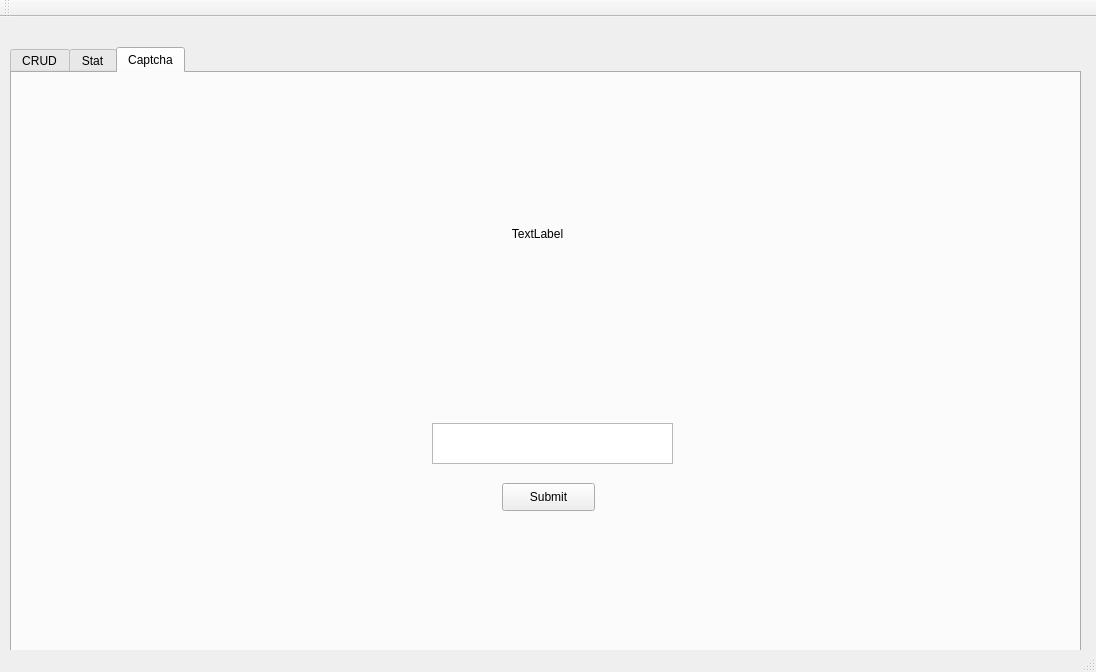
<?xml version="1.0" encoding="UTF-8"?>
<ui version="4.0">
 <class>MainWindow</class>
 <widget class="QMainWindow" name="MainWindow">
  <property name="geometry">
   <rect>
    <x>0</x>
    <y>0</y>
    <width>1096</width>
    <height>672</height>
   </rect>
  </property>
  <property name="windowTitle">
   <string>Gestion des Clients</string>
  </property>
  <widget class="QWidget" name="centralWidget">
   <widget class="QTabWidget" name="tabWidget">
    <property name="geometry">
     <rect>
      <x>10</x>
      <y>30</y>
      <width>1071</width>
      <height>611</height>
     </rect>
    </property>
    <property name="currentIndex">
     <number>2</number>
    </property>
    <widget class="QWidget" name="tab">
     <attribute name="title">
      <string>CRUD</string>
     </attribute>
     <widget class="QTableView" name="tableView">
      <property name="geometry">
       <rect>
        <x>470</x>
        <y>10</y>
        <width>591</width>
        <height>451</height>
       </rect>
      </property>
     </widget>
     <widget class="QGroupBox" name="groupBox">
      <property name="geometry">
       <rect>
        <x>40</x>
        <y>20</y>
        <width>311</width>
        <height>331</height>
       </rect>
      </property>
      <property name="title">
       <string>Ajouter Jeux</string>
      </property>
      <widget class="QLabel" name="label">
       <property name="geometry">
        <rect>
         <x>10</x>
         <y>40</y>
         <width>47</width>
         <height>13</height>
        </rect>
       </property>
       <property name="text">
        <string>id</string>
       </property>
      </widget>
      <widget class="QLabel" name="label_2">
       <property name="geometry">
        <rect>
         <x>10</x>
         <y>80</y>
         <width>47</width>
         <height>13</height>
        </rect>
       </property>
       <property name="text">
        <string>cin</string>
       </property>
      </widget>
      <widget class="QLabel" name="label_3">
       <property name="geometry">
        <rect>
         <x>10</x>
         <y>146</y>
         <width>61</width>
         <height>20</height>
        </rect>
       </property>
       <property name="text">
        <string>prenom</string>
       </property>
      </widget>
      <widget class="QLineEdit" name="lineid">
       <property name="geometry">
        <rect>
         <x>190</x>
         <y>40</y>
         <width>113</width>
         <height>20</height>
        </rect>
       </property>
      </widget>
      <widget class="QLineEdit" name="linecin">
       <property name="geometry">
        <rect>
         <x>190</x>
         <y>80</y>
         <width>113</width>
         <height>20</height>
        </rect>
       </property>
      </widget>
      <widget class="QLabel" name="label_4">
       <property name="geometry">
        <rect>
         <x>10</x>
         <y>190</y>
         <width>151</width>
         <height>16</height>
        </rect>
       </property>
       <property name="text">
        <string>mail</string>
       </property>
      </widget>
      <widget class="QLabel" name="label_5">
       <property name="geometry">
        <rect>
         <x>10</x>
         <y>230</y>
         <width>81</width>
         <height>16</height>
        </rect>
       </property>
       <property name="text">
        <string>num</string>
       </property>
      </widget>
      <widget class="QLineEdit" name="linenom">
       <property name="geometry">
        <rect>
         <x>190</x>
         <y>110</y>
         <width>113</width>
         <height>20</height>
        </rect>
       </property>
      </widget>
      <widget class="QLineEdit" name="lineprenom">
       <property name="geometry">
        <rect>
         <x>190</x>
         <y>150</y>
         <width>113</width>
         <height>20</height>
        </rect>
       </property>
      </widget>
      <widget class="QLineEdit" name="linemail">
       <property name="geometry">
        <rect>
         <x>190</x>
         <y>190</y>
         <width>113</width>
         <height>20</height>
        </rect>
       </property>
      </widget>
      <widget class="QLabel" name="label_7">
       <property name="geometry">
        <rect>
         <x>10</x>
         <y>110</y>
         <width>47</width>
         <height>13</height>
        </rect>
       </property>
       <property name="text">
        <string>nom</string>
       </property>
      </widget>
      <widget class="QLineEdit" name="linenum">
       <property name="geometry">
        <rect>
         <x>190</x>
         <y>220</y>
         <width>113</width>
         <height>20</height>
        </rect>
       </property>
      </widget>
      <widget class="QLabel" name="label_8">
       <property name="geometry">
        <rect>
         <x>10</x>
         <y>260</y>
         <width>81</width>
         <height>16</height>
        </rect>
       </property>
       <property name="text">
        <string>sexe</string>
       </property>
      </widget>
      <widget class="QLineEdit" name="linesexe">
       <property name="geometry">
        <rect>
         <x>190</x>
         <y>260</y>
         <width>113</width>
         <height>20</height>
        </rect>
       </property>
      </widget>
     </widget>
     <widget class="QPushButton" name="butSupprimer">
      <property name="geometry">
       <rect>
        <x>50</x>
        <y>430</y>
        <width>75</width>
        <height>23</height>
       </rect>
      </property>
      <property name="text">
       <string>Supprimer</string>
      </property>
     </widget>
     <widget class="QPushButton" name="butAjouter">
      <property name="geometry">
       <rect>
        <x>50</x>
        <y>370</y>
        <width>75</width>
        <height>23</height>
       </rect>
      </property>
      <property name="text">
       <string>Ajouter</string>
      </property>
     </widget>
     <widget class="Line" name="line">
      <property name="geometry">
       <rect>
        <x>393</x>
        <y>10</y>
        <width>20</width>
        <height>481</height>
       </rect>
      </property>
      <property name="orientation">
       <enum>Qt::Vertical</enum>
      </property>
     </widget>
     <widget class="QPushButton" name="butModifier">
      <property name="geometry">
       <rect>
        <x>50</x>
        <y>400</y>
        <width>75</width>
        <height>23</height>
       </rect>
      </property>
      <property name="text">
       <string>Modifier</string>
      </property>
     </widget>
     <widget class="QComboBox" name="comboBox">
      <property name="geometry">
       <rect>
        <x>540</x>
        <y>490</y>
        <width>171</width>
        <height>22</height>
       </rect>
      </property>
      <item>
       <property name="text">
        <string/>
       </property>
      </item>
      <item>
       <property name="text">
        <string>CIN</string>
       </property>
      </item>
      <item>
       <property name="text">
        <string>NOM</string>
       </property>
      </item>
     </widget>
     <widget class="QLineEdit" name="lineRechercher">
      <property name="geometry">
       <rect>
        <x>740</x>
        <y>490</y>
        <width>113</width>
        <height>20</height>
       </rect>
      </property>
     </widget>
     <widget class="QPushButton" name="Search">
      <property name="geometry">
       <rect>
        <x>860</x>
        <y>490</y>
        <width>93</width>
        <height>28</height>
       </rect>
      </property>
      <property name="text">
       <string>Rechercher</string>
      </property>
     </widget>
     <widget class="QComboBox" name="comboBox_2">
      <property name="geometry">
       <rect>
        <x>510</x>
        <y>520</y>
        <width>211</width>
        <height>22</height>
       </rect>
      </property>
      <item>
       <property name="text">
        <string>CIN</string>
       </property>
      </item>
      <item>
       <property name="text">
        <string>NOM</string>
       </property>
      </item>
     </widget>
     <widget class="QComboBox" name="comboBox_3">
      <property name="geometry">
       <rect>
        <x>730</x>
        <y>520</y>
        <width>81</width>
        <height>22</height>
       </rect>
      </property>
      <item>
       <property name="text">
        <string>Croissant</string>
       </property>
      </item>
      <item>
       <property name="text">
        <string>Decroissant</string>
       </property>
      </item>
     </widget>
     <widget class="QPushButton" name="butTrier">
      <property name="geometry">
       <rect>
        <x>860</x>
        <y>520</y>
        <width>93</width>
        <height>28</height>
       </rect>
      </property>
      <property name="text">
       <string>Trier</string>
      </property>
     </widget>
     <widget class="QPushButton" name="butAjouter_2">
      <property name="geometry">
       <rect>
        <x>50</x>
        <y>460</y>
        <width>75</width>
        <height>23</height>
       </rect>
      </property>
      <property name="text">
       <string>CV pdf</string>
      </property>
     </widget>
    </widget>
    <widget class="QWidget" name="tab_2">
     <attribute name="title">
      <string>Stat</string>
     </attribute>
     <widget class="QLabel" name="label_6">
      <property name="geometry">
       <rect>
        <x>410</x>
        <y>10</y>
        <width>171</width>
        <height>61</height>
       </rect>
      </property>
      <property name="text">
       <string>STATISTIQUE </string>
      </property>
     </widget>
     <widget class="QWidget" name="customplot" native="true">
      <property name="geometry">
       <rect>
        <x>70</x>
        <y>80</y>
        <width>921</width>
        <height>431</height>
       </rect>
      </property>
     </widget>
    </widget>
    <widget class="QWidget" name="tab_3">
     <attribute name="title">
      <string>Captcha</string>
     </attribute>
     <widget class="QLabel" name="captcha_label">
      <property name="geometry">
       <rect>
        <x>390</x>
        <y>80</y>
        <width>271</width>
        <height>161</height>
       </rect>
      </property>
      <property name="text">
       <string>TextLabel</string>
      </property>
      <property name="alignment">
       <set>Qt::AlignCenter</set>
      </property>
     </widget>
     <widget class="QTextEdit" name="textEdit">
      <property name="geometry">
       <rect>
        <x>420</x>
        <y>350</y>
        <width>241</width>
        <height>41</height>
       </rect>
      </property>
     </widget>
     <widget class="QPushButton" name="pushButton">
      <property name="geometry">
       <rect>
        <x>490</x>
        <y>410</y>
        <width>93</width>
        <height>28</height>
       </rect>
      </property>
      <property name="text">
       <string>Submit</string>
      </property>
     </widget>
    </widget>
   </widget>
  </widget>
  <widget class="QToolBar" name="mainToolBar">
   <attribute name="toolBarArea">
    <enum>TopToolBarArea</enum>
   </attribute>
   <attribute name="toolBarBreak">
    <bool>false</bool>
   </attribute>
  </widget>
  <widget class="QStatusBar" name="statusBar"/>
 </widget>
 <layoutdefault spacing="6" margin="11"/>
 <resources/>
 <connections/>
</ui>
